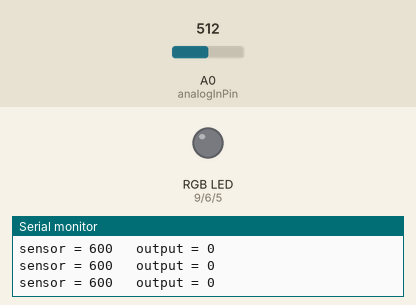
The sketch below on a simulated Arduino Uno, built with avr-gcc and run on an emulated ATmega328P. Parts: an RGB LED mixed from three pins (HIGH = lit), the last lines printed to the serial monitor. The test bench sets the inputs (shaded band); at power-on: A0 (analogInPin) = 512. Dim RGB values are drawn brighter than linear.

Above: at 1.2 s.
1.3 s: A0 (analogInPin) set to 900
At 1.7 s:
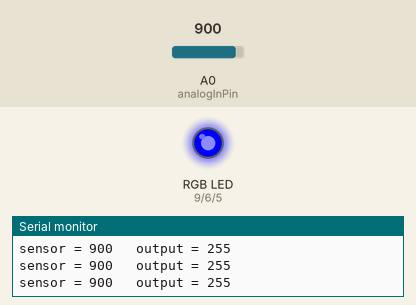
2.8 s: A0 (analogInPin) set to 892
At 3.3 s:
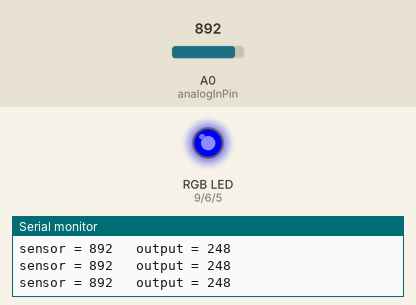
4.3 s: A0 (analogInPin) set to 716
At 5.1 s:
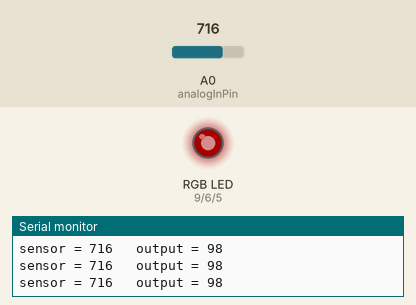
Timing chart, 0 to 7.3 s (numbered marks = the images above; inputs shaded):
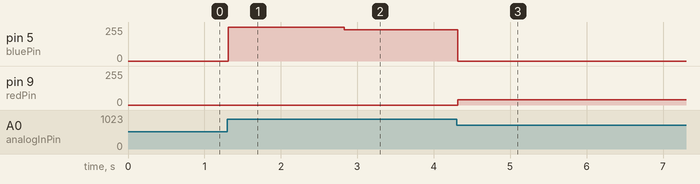

The sketch:

RGB_with_potentiometer.ino
```cpp
int analogInPin = A0;  // Analog input pin that the potentiometer is attached to
int greenPin = 6;
int redPin = 9;
int bluePin = 5;

int sensorValue = 0;        // value read from the pot
int outputValue = 0;        // value output to the PWM (analog out)

void setup() {
// initialize serial communications at 9600 bps:
pinMode(greenPin,OUTPUT);
pinMode(redPin,OUTPUT);
pinMode(bluePin,OUTPUT);
Serial.begin(9600);
}

void loop() {
// read the analog in value:
sensorValue = analogRead(analogInPin);
// map it to the range of the analog out:
   if(sensorValue < 600){ //overflow
    sensorValue = 600;
    }
outputValue = map(sensorValue, 600, 900, 0, 255);
// change the analog out value:
if(outputValue < 255/3){
analogWrite(greenPin,map(outputValue,0,255/3,0,255));
analogWrite(redPin,0);
analogWrite(bluePin,0);
}
else if(outputValue < 255/3*2 && outputValue > 255/3){
analogWrite(greenPin,0);
analogWrite(redPin,map(outputValue,255/3,255/3*2,0,255));
analogWrite(bluePin,0);
}
else{
analogWrite(greenPin,0);
analogWrite(redPin,0);
analogWrite(bluePin,map(outputValue,255/3*2,255,0,255));
}
   // print the results to the serial monitor:
Serial.print("sensor = " );
Serial.print(sensorValue);
Serial.print("\t output = ");
Serial.println(outputValue);

delay(2);
}
```

Measured:
- after the input at 1.3 s, pin 5 (bluePin): 0/255 → 255/255 at once
- after the input at 2.8 s, pin 5 (bluePin): 255/255 → 234/255 at once
- after the input at 4.3 s, pin 5 (bluePin): 234/255 → 0/255 at once; pin 9 (redPin): 0/255 → 39/255 at once
